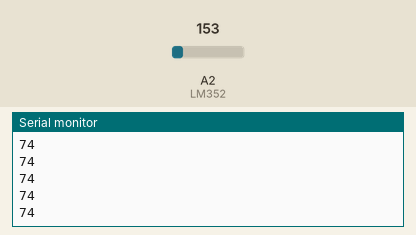
Simulated run of this sketch. Board: Arduino Mega 2560, built with avr-gcc and run on an emulated ATmega2560. Parts: the last lines printed to the serial monitor. The inputs (shaded band) are chosen by the test bench; at power-on: A2 (LM352) = 153.

Above: at 1.2 s.
1.3 s: A2 (LM352) set to 165
At 2.1 s:
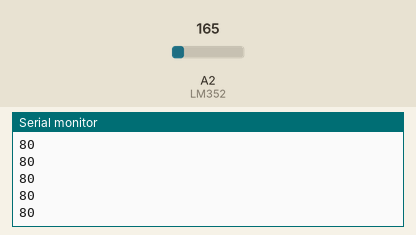
2.8 s: A2 (LM352) set to 175
At 3.8 s:
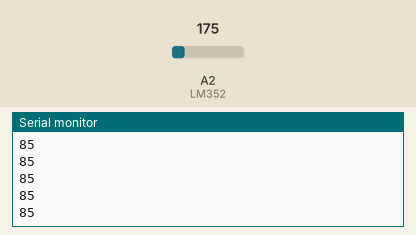
Timing chart, 0 to 5.8 s (numbered marks = the images above; inputs shaded):
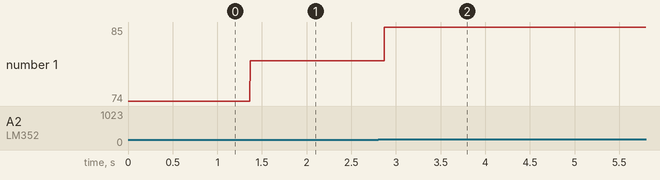

The sketch:

Termometro_Fit_V1.2_Transmissor.ino
```cpp
/***************************************\
 **   Projeto Termometro Automotivo    **
 *                                      *
 **     Sensor Crepuscular e XBee      **
 \***************************************/

// enderecamento de pinos
//const int a = 4;
//const int b = 5;
//const int c = 6;
//const int d = 7;
//const int a1 = 8;
//const int b1 = 9;
//const int c1 = 12;
//const int d1 = 13;
//const int ledb = 3;
//const int ledr = 10;
//const int brilho = 11;
//const int LDR = A3;
//const int farol = 2;
//const int LM351 = A1;
const int LM352 = A2;

// termometro
float adclido1 = 0;
float temperaturac1 = 0;
int lertemperatura1 = 1;
float adclido2 = 0;
float temperaturac2 = 0;
int lertemperatura2 = 1;
float temperaturas1 [32];
float temperaturas2 [32];
int temperatura = 0;

// Controle Display
int unidade = 0;
int dezena = 0;
int ldrvalor = 0;
int pwm = 255;
int ledpwm = 5;
int digito[] = {
  0, 0, 0, 0, 1, 0, 0, 0, 0, 1, 0, 0, 1, 1, 0, 0, 0, 0, 1, 0, 1, 0, 1, 0, 0, 1, 1, 0, 1, 1, 1, 0, 0, 0, 0, 1, 1, 0, 0, 1, 0, 1, 0, 1};
int indice = 0;

void setup(){

  // definindo comunicacao serial
  Serial.begin(9600);

  // especificando tensao de referencia das portas analogicas para o LM35
  //  analogReference(INTERNAL); //Se estiver usando Arduino Mega, use INTERNAL1V1
/*
  pinMode(a, OUTPUT);
  pinMode(b, OUTPUT);
  pinMode(c, OUTPUT);
  pinMode(d, OUTPUT);
  pinMode(a1, OUTPUT);
  pinMode(b1, OUTPUT);
  pinMode(c1, OUTPUT);
  pinMode(d1, OUTPUT);
  pinMode(ledr, OUTPUT);
  pinMode(ledb, OUTPUT);
  pinMode(brilho, OUTPUT);
  pinMode(farol, OUTPUT);

  unidade = 8;
  dezena = 8;

  indice = unidade * 4;
  digitalWrite(a, digito [indice + 0]);
  digitalWrite(b, digito [indice + 1]);
  digitalWrite(c, digito [indice + 2]);
  digitalWrite(d, digito [indice + 3]);

  indice = dezena * 4;
  digitalWrite(a1, digito [indice + 0]);
  digitalWrite(b1, digito [indice + 1]);
  digitalWrite(c1, digito [indice + 2]);
  digitalWrite(d1, digito [indice + 3]);
  delay(3000);
*/
}
void loop(){
/*
  // Indo para rotina do termometro 1
  termometro1();

  // impressao dos dados no display
  impressao();

  for (int i=0; i < 30000; i++) {
    // indo para rotina do sensor luz
    sensorluz();
  }

  // Indo para rotina do termometro 2
  termometro2();

  // impressao dos dados no display
  impressao();

  for (int i=0; i < 30000; i++) {
    // indo para rotina do sensor luz
    sensorluz();
  }

  //Serial.print(" temperatura: ");
  //Serial.print(temperaturac1);
  //Serial.print(" temperatura: ");
  //Serial.print(temperaturac2);
  //Serial.print(" unidade: ");
  //Serial.print(unidade);
  //Serial.print(" dezena: ");
  //Serial.print(dezena);
  //Serial.print(" tela: ");
  //Serial.print(tela);
  //Serial.print(" contador tela: ");
  //Serial.print(contadortela);
  //Serial.print(" LDR: ");
  //Serial.print(ldrvalor);
  //Serial.println("  ");

}

void termometro1() { // Leitura do termometro

  for (lertemperatura1 = 0; lertemperatura1 < 30; lertemperatura1++) {

    adclido1 = analogRead(LM351);
    temperaturas1[lertemperatura1] = (adclido1 * 0.4887585532746823) - 0.5;

    temperaturas1[31]  = ( temperaturas1[0]   + temperaturas1[1]  + temperaturas1[2]
      + temperaturas1[3]  + temperaturas1[4]  + temperaturas1[5]  + temperaturas1[6]
      + temperaturas1[7]  + temperaturas1[8]  + temperaturas1[9]  + temperaturas1[10]
      + temperaturas1[11] + temperaturas1[12] + temperaturas1[13] + temperaturas1[14]
      + temperaturas1[15] + temperaturas1[16] + temperaturas1[17] + temperaturas1[18]
      + temperaturas1[19] + temperaturas1[20] + temperaturas1[21] + temperaturas1[22]
      + temperaturas1[23] + temperaturas1[24] + temperaturas1[25] + temperaturas1[26]
      + temperaturas1[27] + temperaturas1[28] + temperaturas1[29]) / 30;
  }
  temperaturac1 = temperaturas1[31];

  temperatura = temperaturac1;
  analogWrite(ledb, ledpwm);
  analogWrite(ledr, LOW);
}
void termometro2() { // Leitura do termometro
*/
//  for (lertemperatura2 = 0; lertemperatura2 < 30; lertemperatura2++) {

   adclido2 = analogRead(LM352);


//    temperaturas2[lertemperatura2] = (adclido2 * 0.4887585532746823) - 0.5;
   temperatura = (adclido2 * 0.4887585532746823) - 0.5;
/*    temperaturas2[31]  = ( temperaturas2[0]   + temperaturas2[1]  + temperaturas2[2]
      + temperaturas2[3]  + temperaturas2[4]  + temperaturas2[5]  + temperaturas2[6]
      + temperaturas2[7]  + temperaturas2[8]  + temperaturas2[9]  + temperaturas2[10]
      + temperaturas2[11] + temperaturas2[12] + temperaturas2[13] + temperaturas2[14]
      + temperaturas2[15] + temperaturas2[16] + temperaturas2[17] + temperaturas2[18]
      + temperaturas2[19] + temperaturas2[20] + temperaturas2[21] + temperaturas2[22]
      + temperaturas2[23] + temperaturas2[24] + temperaturas2[25] + temperaturas2[26]
      + temperaturas2[27] + temperaturas2[28] + temperaturas2[29]) / 30;
  }
  temperaturac2 = temperaturas2[31];

  temperatura = temperaturac2;
 */
  Serial.println(temperatura, 1);
}
/*
  analogWrite(ledr, ledpwm);
  analogWrite(ledb, LOW);
}

void impressao() { // impressao dos dados no Display

  if (temperatura > 19 && temperatura < 30) {
    unidade = temperatura - 20;
    dezena = 2;
  }
  if (temperatura > 29 && temperatura < 40) {
    unidade = temperatura - 30;
    dezena = 3;
  }
  if (temperatura > 39 && temperatura < 50) {
    unidade = temperatura - 40;
    dezena = 4;
  }
  if (temperatura > 49 && temperatura < 60) {
    unidade = temperatura - 50;
    dezena = 5;
  }
  if (temperatura > 59 && temperatura < 70) {
    unidade = temperatura - 60;
    dezena = 6;
  }
  if (temperatura > 9 && temperatura < 20) {
    unidade = temperatura - 10;
    dezena = 1;
  }
  if (temperatura > -1 && temperatura < 10) {
    unidade = temperatura;
    dezena = 10;
  }

  indice = unidade * 4;
  digitalWrite(a, digito [indice + 0]);
  digitalWrite(b, digito [indice + 1]);
  digitalWrite(c, digito [indice + 2]);
  digitalWrite(d, digito [indice + 3]);

  indice = dezena * 4;
  digitalWrite(a1, digito [indice + 0]);
  digitalWrite(b1, digito [indice + 1]);
  digitalWrite(c1, digito [indice + 2]);
  digitalWrite(d1, digito [indice + 3]);
}

void sensorluz() { // Rotina do sensor de luz

    ldrvalor = analogRead(LDR);
  if (ldrvalor < 90) {
    pwm = 210;
    ledpwm = 5;
    analogWrite(brilho, pwm);
    digitalWrite(farol, HIGH);
  }
  else {
    pwm = 0;
    ledpwm = 20;
    analogWrite(brilho, pwm);
    digitalWrite(farol, LOW);
  }
}
*/
```

Measured:
- after the input at 1.3 s, the serial monitor: prints a new line after 0.07 s (image 1)
- after the input at 2.8 s, the serial monitor: prints a new line after 0.07 s (image 2)
- plotted number 1: 74 → 80 after the input at 1.3 s, 80 → 85 after the input at 2.8 s
